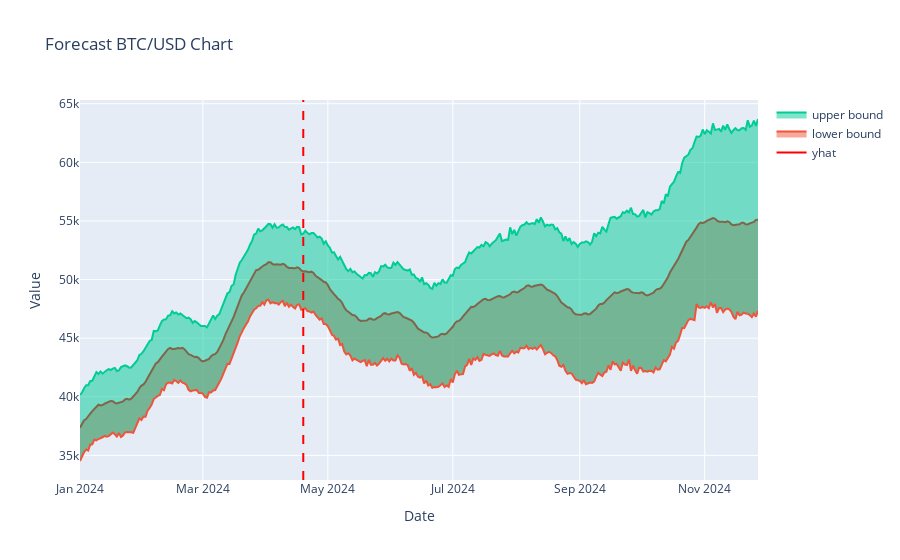

Source (notebook cell):
### Code cell
trace = go.Scatter(
    x=df['ds'],
    y=df['yhat'],
    mode='lines',
    name='yhat',
    marker=dict(color='red')
)
fill_lower = go.Scatter(
    x=df['ds'],
    y=df['yhat_lower'],
    mode='lines',
    fill='tonexty',
    name='lower bound'
)

#fill.update(dict(x=df['ds'].append(df['ds'][::-1]), y=df['yhat_upper'].append(df['yhat_lower'][::-1])))

fill_upper = go.Scatter(
    x=df['ds'],
    y=df['yhat_upper'],
    mode='lines',
    fill='tonexty',
    name='upper bound'
)

#fill.update(dict(x=df['ds'].append(df['ds'][::-1]), y=df['yhat_upper'].append(df['yhat_lower'][::-1])))

layout = go.Layout(
    title='Forecast BTC/USD Chart',
    xaxis=dict(title='Date'),
    yaxis=dict(title='Value')
)

layout.shapes = [
    dict(
        type='line',
        x0='2024-04-19',
        x1='2024-04-19',
        y0=0,
        y1=1,
        line=dict(dash='dash', color='red'),
        name='Event',
        xref='x',
        yref='paper'
    )
]

fig = go.Figure(data=[trace, fill_lower, fill_upper], layout=layout)

fig.show()

### Figure 1 — Plotly figure (JSON) as saved in the notebook; plotly's stock layout.template omitted (floating-point values rounded to 4 significant figures; data arrays with more than 128 entries replaced by an {"elided": "..."} marker saying what was removed)
{"data": [{"marker": {"color": "red"}, "mode": "lines", "name": "yhat", "type": "scatter", "x": {"elided": "332 str values"}, "y": {"elided": "332 float values"}}, {"fill": "tonexty", "mode": "lines", "name": "lower bound", "type": "scatter", "x": {"elided": "332 str values"}, "y": {"elided": "332 float values"}}, {"fill": "tonexty", "mode": "lines", "name": "upper bound", "type": "scatter", "x": {"elided": "332 str values"}, "y": {"elided": "332 float values"}}], "layout": {"shapes": [{"line": {"color": "red", "dash": "dash"}, "name": "Event", "type": "line", "x0": "2024-04-19", "x1": "2024-04-19", "xref": "x", "y0": 0, "y1": 1, "yref": "paper"}], "title": {"text": "Forecast BTC/USD Chart"}, "xaxis": {"title": {"text": "Date"}}, "yaxis": {"title": {"text": "Value"}}}}
